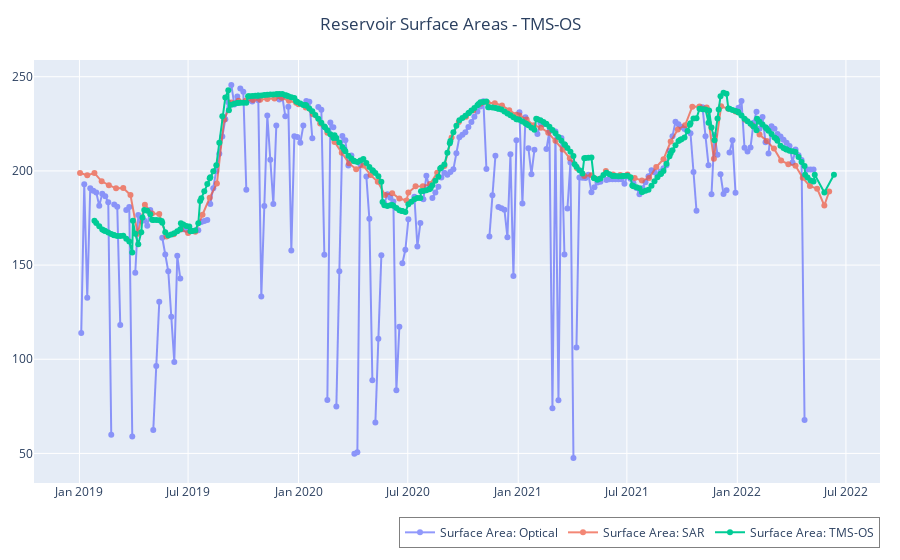

Notebook code for this chart:
### Code cell
fig = go.Figure()

fig.add_trace(go.Scatter(                               # Optical sensors
    x = optical.index,
    y = optical['water_area'],
    mode = 'markers+lines',
    name = 'Surface Area: Optical',
    opacity=0.7
))

fig.add_trace(go.Scatter(                               # SAR 
    x = sar.index,
    y = sar['area'],
    mode = 'markers+lines',
    name = 'Surface Area: SAR',
    opacity=0.7
))

fig.add_trace(go.Scatter(                               # TMS-OS
    x = result.index,
    y = result['filled_area'],
    mode = 'markers+lines',
    name = 'Surface Area: TMS-OS'
))



fig.update_layout(
    title=dict(                                         # title
        text='Reservoir Surface Areas - TMS-OS',
        xanchor='center',
        x=0.5
    ),
    legend=dict(                                        # legend
        orientation = 'h',
        yanchor='top',
        y=-0.08,
        xanchor='right',
        x=1.0,
        bordercolor="grey",
        borderwidth=1
    ),
    margin=dict(l=20, r=20, t=60, b=20)                 # margins
)

fig
